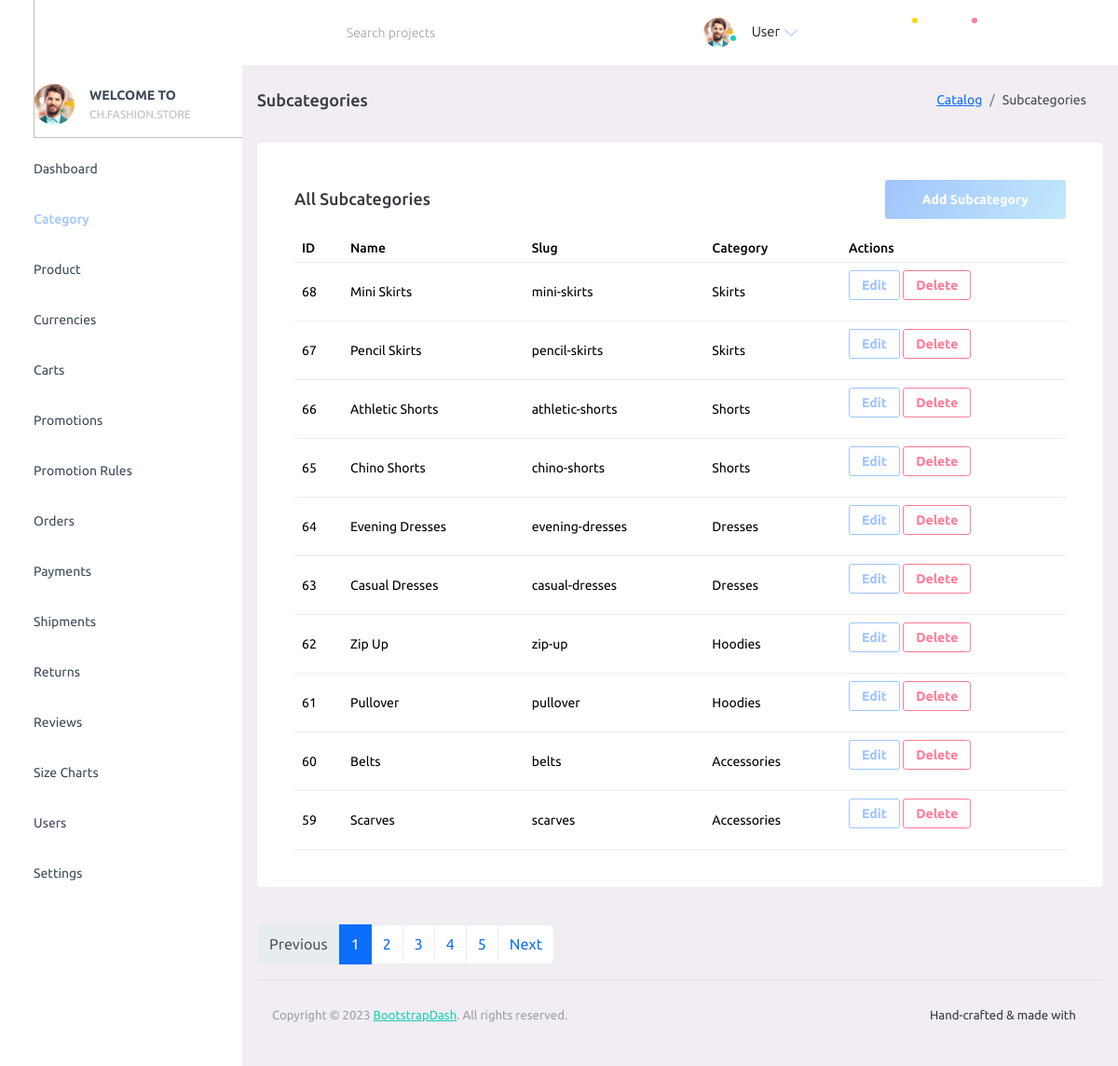
/admin/?p=subcategories, run on the app's committed database.
### tables this page shows
CREATE TABLE IF NOT EXISTS `subcategories` (
  `id` bigint(20) UNSIGNED NOT NULL AUTO_INCREMENT,
  `category_id` bigint(20) UNSIGNED NOT NULL,
  `name` varchar(150) NOT NULL,
  `slug` varchar(180) NOT NULL,
  PRIMARY KEY (`id`),
  UNIQUE KEY `uniq_subcategories_category_slug` (`category_id`,`slug`),
  KEY `idx_subcategories_category` (`category_id`)
);

CREATE TABLE IF NOT EXISTS `categories` (
  `id` bigint(20) UNSIGNED NOT NULL AUTO_INCREMENT,
  `name` varchar(150) NOT NULL,
  `slug` varchar(180) NOT NULL,
  `parent_id` bigint(20) UNSIGNED DEFAULT NULL,
  PRIMARY KEY (`id`),
  UNIQUE KEY `slug` (`slug`),
  KEY `fk_categories_parent` (`parent_id`)
);

### admin/config/database.php (called while the page is built)
<?php
function db(): PDO
{
      static $pdo = null;
      if ($pdo instanceof PDO) {
            return $pdo;
      }
      $dsn = getenv('FS_DB_DSN') ?: 'mysql:host=127.0.0.1;port=3306;dbname=fashionstore;charset=utf8mb4';
      $user = getenv('FS_DB_USER') ?: 'root';
      $pass = getenv('FS_DB_PASS') ?: '';
      $options = [
            PDO::ATTR_ERRMODE => PDO::ERRMODE_EXCEPTION,
            PDO::ATTR_DEFAULT_FETCH_MODE => PDO::FETCH_ASSOC,
            PDO::ATTR_EMULATE_PREPARES => false,
      ];
      $pdo = new PDO($dsn, $user, $pass, $options);
      try {
            $pdo->exec("SET SESSION sql_mode='STRICT_TRANS_TABLES,ERROR_FOR_DIVISION_BY_ZERO,NO_ENGINE_SUBSTITUTION'");
      } catch (Throwable $e) {
      }
      return $pdo;
}

### admin/config/function.php (called while the page is built, shortened)
<?php
require_once __DIR__ . '/database.php';
function db_all(string $sql, array $params = []): array
{
      $stmt = db()->prepare($sql);
      $stmt->execute($params);
      return $stmt->fetchAll();
}
function db_one(string $sql, array $params = []): ?array
{
      $stmt = db()->prepare($sql);
      $stmt->execute($params);
      $row = $stmt->fetch();
      return $row === false ? null : $row;
}

### admin/pages/subcategories.php (the view, shortened to what this page needs)
<?php
require_once __DIR__ . '/../config/function.php';
$page = max(1, (int)($_GET['page'] ?? 1));
$perPage = 10;
$offset = ($page - 1) * $perPage;
$totalRow = db_one('SELECT COUNT(*) AS c FROM subcategories');
$total = (int)($totalRow['c'] ?? 0);
$totalPages = max(1, (int)ceil($total / $perPage));
$subcats = db_all('SELECT s.id, s.name, s.slug, s.category_id, c.name AS category_name FROM subcategories s JOIN categories c ON c.id = s.category_id ORDER BY s.id DESC LIMIT ? OFFSET ?', [$perPage, $offset]);
?>
<div class="page-header">
      <h3 class="page-title"> Subcategories </h3>
      <nav aria-label="breadcrumb">
            <ol class="breadcrumb">
                  <li class="breadcrumb-item"><a href="#">Catalog</a></li>
                  <li class="breadcrumb-item active" aria-current="page">Subcategories</li>
            </ol>
      </nav>
</div>
<div class="row">
      <div class="col-lg-12 grid-margin stretch-card">
            <div class="card">
                  <div class="card-body">
                        <div class="d-flex justify-content-between align-items-center mb-3">
                              <h4 class="card-title mb-0">All Subcategories</h4>
                              <button type="button" class="btn btn-gradient-primary" data-bs-toggle="modal" data-bs-target="#addSubcategoryModal">Add Subcategory</button>
                        </div>
                        <div class="table-responsive">
                              <table class="table" id="subcategories-table">
                                    <thead>
                                          <tr>
                                                <th>ID</th>
                                                <th>Name</th>
                                                <th>Slug</th>
                                                <th>Category</th>
                                                <th>Actions</th>
                                          </tr>
                                    </thead>
                                    <tbody>
                                          <?php foreach ($subcats as $s): ?>
                                                <tr>
                                                      <td><?php echo (int)$s['id']; ?></td>
                                                      <td><?php echo htmlspecialchars($s['name'], ENT_QUOTES); ?></td>
                                                      <td><?php echo htmlspecialchars($s['slug'], ENT_QUOTES); ?></td>
                                                      <td><?php echo htmlspecialchars($s['category_name'], ENT_QUOTES); ?></td>
                                                      <td>
                                                            <button type="button" class="btn btn-sm btn-outline-primary" data-bs-toggle="modal" data-bs-target="#editSubcategoryModal-<?php echo (int)$s['id']; ?>">Edit</button>
                                                            <form method="post" style="display:inline-block" onsubmit="return confirm('Delete this subcategory?');">
                                                                  <button type="submit" class="btn btn-sm btn-outline-danger">Delete</button>
                                                            </form>
                                                      </td>
                                                </tr>
                                          <?php endforeach; ?>
                                    </tbody>
                              </table>
                        </div>
                  </div>
            </div>
      </div>
</div>
<?php if ($totalPages > 1): ?>
      <nav aria-label="Subcategories pagination">
            <ul class="pagination">
                  <li class="page-item <?php echo $page <= 1 ? 'disabled' : ''; ?>">
                        <a class="page-link" href="/admin/?p=subcategories&page=<?php echo max(1, $page - 1); ?>">Previous</a>
                  </li>
                  <?php for ($i = 1; $i <= $totalPages; $i++): ?>
                        <li class="page-item <?php echo $i === $page ? 'active' : ''; ?>">
                              <a class="page-link" href="/admin/?p=subcategories&page=<?php echo $i; ?>"><?php echo $i; ?></a>
                        </li>
                  <?php endfor; ?>
                  <li class="page-item <?php echo $page >= $totalPages ? 'disabled' : ''; ?>">
                        <a class="page-link" href="/admin/?p=subcategories&page=<?php echo min($totalPages, $page + 1); ?>">Next</a>
                  </li>
            </ul>
      </nav>
<?php endif; ?>

### data on the page
subcategories: id "68", name "Mini Skirts", slug "mini-skirts", category.name "Skirts"
subcategories: id "67", name "Pencil Skirts", slug "pencil-skirts", category.name "Skirts"
subcategories: id "66", name "Athletic Shorts", slug "athletic-shorts", category.name "Shorts"
subcategories: id "65", name "Chino Shorts", slug "chino-shorts", category.name "Shorts"
subcategories: id "64", name "Evening Dresses", slug "evening-dresses", category.name "Dresses"
subcategories: id "63", name "Casual Dresses", slug "casual-dresses", category.name "Dresses"
subcategories: id "62", name "Zip Up", slug "zip-up", category.name "Hoodies"
subcategories: id "61", name "Pullover", slug "pullover", category.name "Hoodies"
subcategories: id "60", name "Belts", slug "belts", category.name "Accessories"
subcategories: id "59", name "Scarves", slug "scarves", category.name "Accessories"

### other printed values
$displayName "User"
